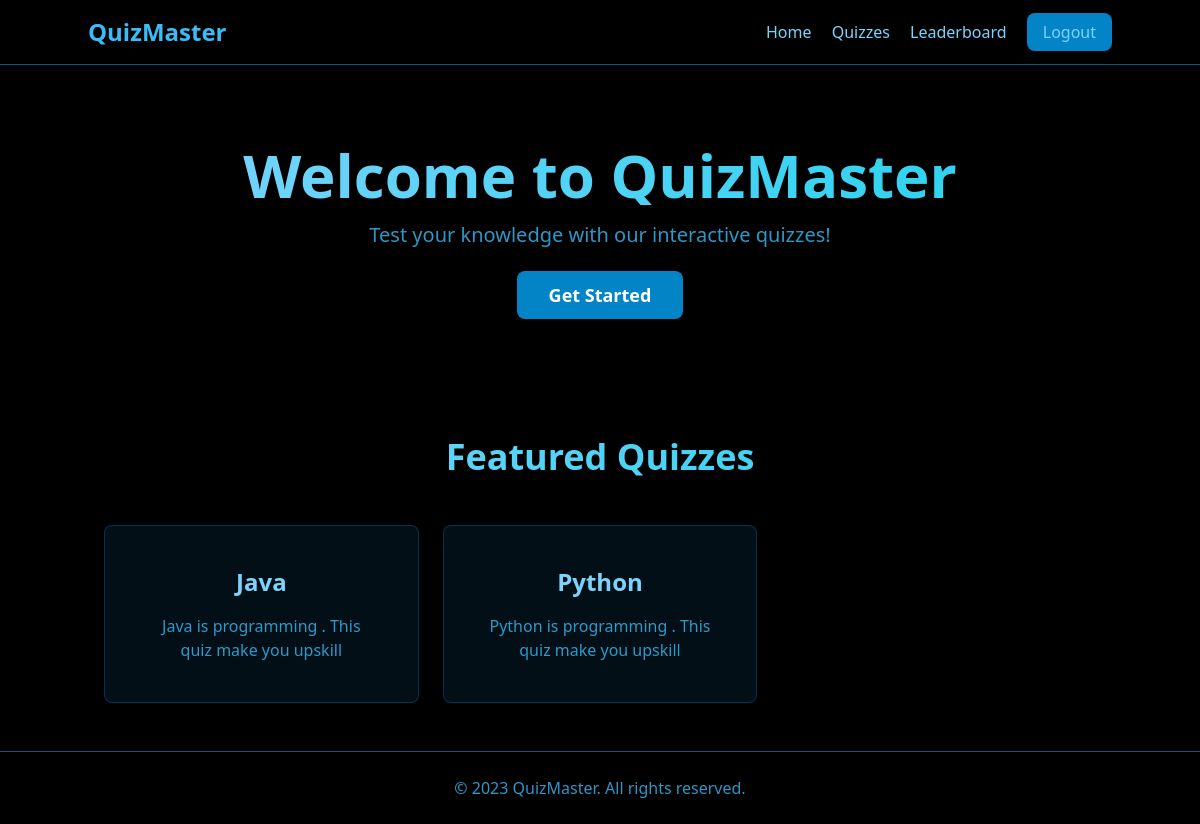
/ (signed in), run on the app's committed database.
### quizapp/models.py (models this page shows, shortened)
class Quiz(models.Model):
    quiz_id = models.AutoField(primary_key=True)
    topic = models.ForeignKey(Topic, on_delete=models.CASCADE, related_name="quizzes")
    description = models.TextField(null=True, blank=True)  # Added description field
    created_at = models.DateTimeField(auto_now_add=True)

class Topic(models.Model):
    topic_id = models.AutoField(primary_key=True)
    topic_name = models.CharField(max_length=255, unique=True)
    class Meta:
        verbose_name = "Topic"
        verbose_name_plural = "Topics"
    def __str__(self):
        return self.topic_name

### quizapp/views.py (the view)
# urls.py: path('', views.dashboard, name='dashboard'),
@login_required(login_url='signin')
def dashboard(request):
    quizzes = Quiz.objects.all()
    return render(request, 'dashboard.html', {'quizzes': quizzes})

### quizapp/templates/dashboard.html (shortened to what this page needs)
{% extends 'index.html' %}
{% block content %}
<section class="container mx-auto text-center py-20 animate-fadeIn px-4">
    <h1 class="text-4xl sm:text-5xl md:text-6xl font-bold mb-4 bg-clip-text text-transparent bg-gradient-to-r from-sky-300 to-cyan-400">
    </h1>
    <p class="text-lg sm:text-xl mb-8 text-sky-400/80">
      Test your knowledge with our interactive quizzes!
    </p>
    <a href="{% url 'signin' %}" class="bg-sky-600 text-white px-6 sm:px-8 py-2 sm:py-3 rounded-lg text-lg font-semibold hover:bg-sky-700 hover:scale-105 transition-all transform">
      Get Started
    </a>
</section>
<section class="container mx-auto py-12 px-4">
    <h2 class="text-3xl sm:text-4xl font-bold text-center mb-12 bg-clip-text text-transparent bg-gradient-to-r from-sky-300 to-cyan-400">
    </h2>
    <div class="grid grid-cols-1 sm:grid-cols-2 md:grid-cols-3 gap-6">
        {% for quiz in quizzes %}
        <div class="flip-card group">
            <div class="flip-card-inner bg-sky-900/20 rounded-lg shadow-lg p-6 hover:shadow-xl transition-all duration-300 border border-sky-800/50">
                <div class="flip-card-front flex flex-col items-center justify-center text-center p-4 h-full">
                    <h3 class="text-xl sm:text-2xl font-bold mb-4 text-sky-300">{{ quiz.topic }}</h3>
                    <p class="text-sky-400/80 text-sm sm:text-base">{{ quiz.description }}</p>
                </div>
                <div class="flip-card-back absolute top-0 left-0 w-full h-full flex flex-col items-center justify-center p-6 space-y-4">
                    <h3 class="text-xl sm:text-2xl font-bold text-sky-300">Details</h3>
                    <p class="text-sky-400/80 text-lg">10 Questions</p>
                    <a href="{% url 'quiz' quiz.quiz_id %}" class="bg-sky-600 text-white px-4 py-2 rounded-lg text-sm sm:text-base font-semibold hover:bg-sky-700 hover:scale-105 transition-all transform">
                        Start Quiz
                    </a>
                </div>
            </div>
        </div>
        {% empty %}
        <p class="text-sky-400/80 text-center col-span-full">No quizzes available yet.</p>
        {% endfor %}
    </div>
</section>
{% endblock %}

### quizapp/templates/dashboard.html (style rules this page uses)
.animate-fadeIn { animation: fadeIn 0.8s ease-out; }
.flip-card { perspective: 1000px; }
.flip-card-inner { transition: transform 0.6s; transform-style: preserve-3d; }
.flip-card-front, .flip-card-back { backface-visibility: hidden; }
.flip-card-back { transform: rotateY(180deg); }

### data on the page
Quiz: topic "Java", description "Java is programming . This quiz make you upskill"
Quiz: topic "Python", description "Python is programming . This quiz make you upskill"
